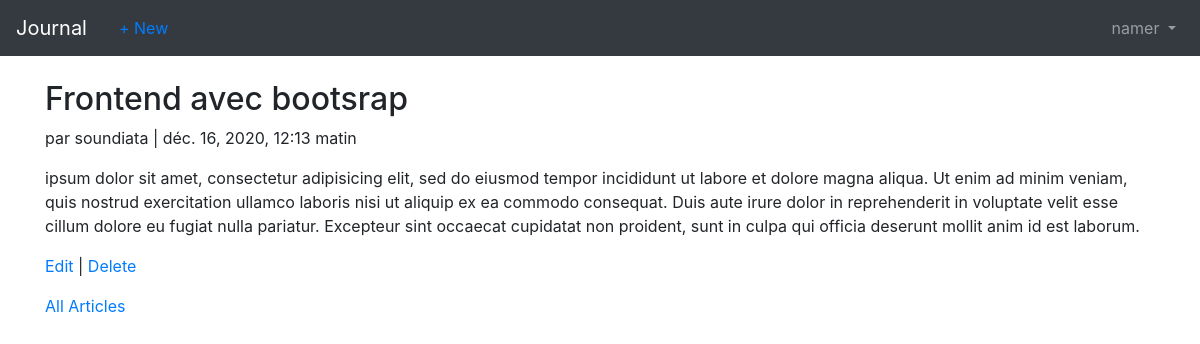
The page /articles/3/ (signed in) on the database its author committed.
### users/models.py (models this page shows)
class CustomUser(AbstractUser):
	age = models.PositiveIntegerField(null=True, blank=True)

### articles/models.py (models this page shows, shortened)
class Article(models.Model):
	title = models.CharField(max_length=255)
	body = models.TextField()
	date = models.DateTimeField(auto_now_add=True)
	author = models.ForeignKey(get_user_model(),
		on_delete=models.CASCADE
	)

### articles/views.py (the view)
# urls.py: path('<int:pk>/', ArticleDetailView.as_view(), name='article_detail'),
class ArticleDetailView(LoginRequiredMixin, DetailView):
	model = Article
	login_url = 'login'
	template_name = 'article_detail.html'

### templates/article_detail.html
{% extends 'base.html' %}
{% block content %}
	<div class="article-entry">
		<h2>{{ object.title }}</h2>
		<p>par {{ object.author}} | {{ object.date }}</p>
		<p>{{ object.body }}</p>
	</div>
	<p><a href="{% url 'article_edit' article.pk %}">Edit</a> | <a href="{% url 'article_delete' object.pk%}">Delete</a></p>
	<p><a href="{% url 'article_list' %}">All Articles</a></p>
{% endblock %}

### templates/base.html (shortened to what this page needs)
<!DOCTYPE html>
<html>
<head>
	<link rel="stylesheet" href="https://cdn.jsdelivr.net/npm/bootstrap@4.5.3/dist/css/bootstrap.min.css">
</head>
<body>
	<nav class="navbar navbar-expand-md navbar-dark bg-dark mb-4">
		<a class="navbar-brand" href="{% url 'home' %}">Journal</a>
		{% if user.is_authenticated %}
			<ul class="navbar nav mr-auto">
				<li class="nav-item"><a href="{% url 'article_new' %}">+ New</a></li>
			</ul>
		{% endif %}
		<div class="collapse navbar-collapse" id="navbarCollapse">
			{% if user.is_authenticated %}
				<ul class="navbar-nav ml-auto">
					<li class="nav-item">
						<a class="nav-link dropdown-toggle" href="#" id="userMenu"
							data-toggle="dropdown" aria-haspopup="true"
							aria-expanded="false">
							{{ user.username }}
						</a>
					</li>
				</ul>
			{% endif %}
		</div>
	</nav>
	<div class="container">
		{% block content %}
		{% endblock %}
	</div>
</body>
</html>

### rows shown on the page
CustomUser: username "namer"
Article: title "Frontend avec bootsrap", author "soundiata", date "déc. 16, 2020, 12:13 matin", body "ipsum dolor sit amet, consectetur adipisicing elit, sed do eiusmod tempor incididunt ut labore et dolore magna aliqua. Ut enim ad minim veniam, quis nostrud exercitation ullamco laboris nisi ut aliquip ex ea commodo consequat. Duis aute irure dolor in reprehenderit in voluptate velit esse cillum dolore eu fugiat nulla pariatur. Excepteur sint occaecat cupidatat non proident, sunt in culpa qui officia deserunt mollit anim id est laborum."
